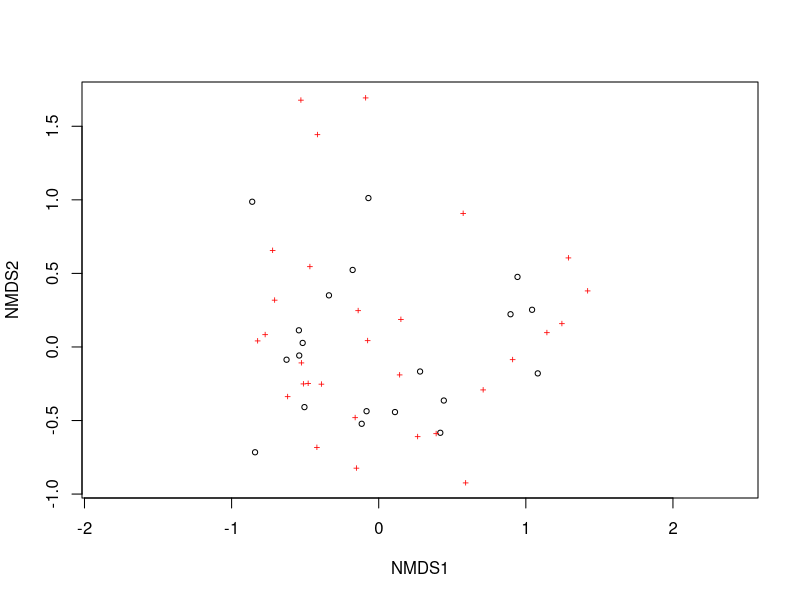
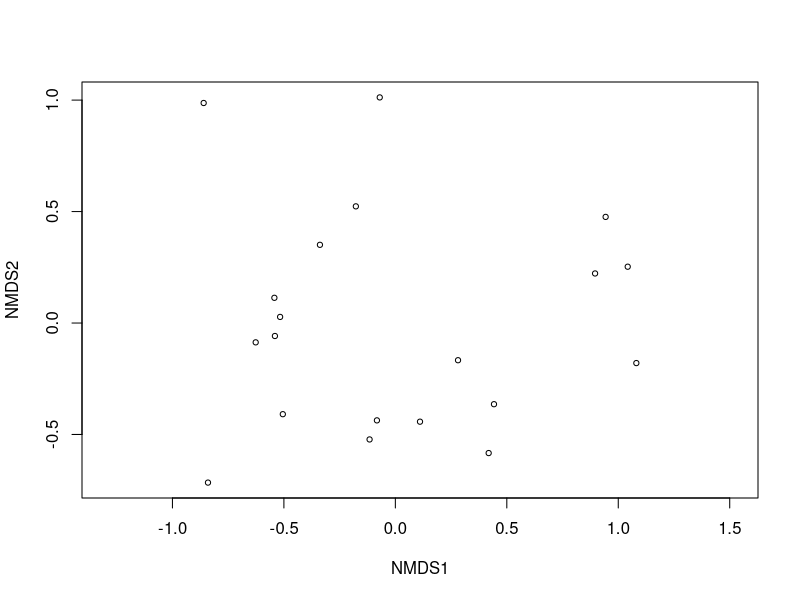
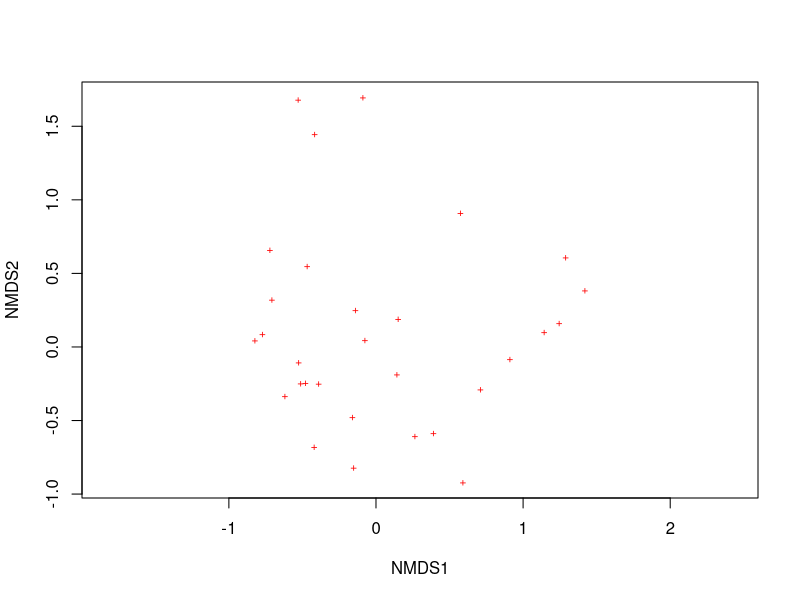
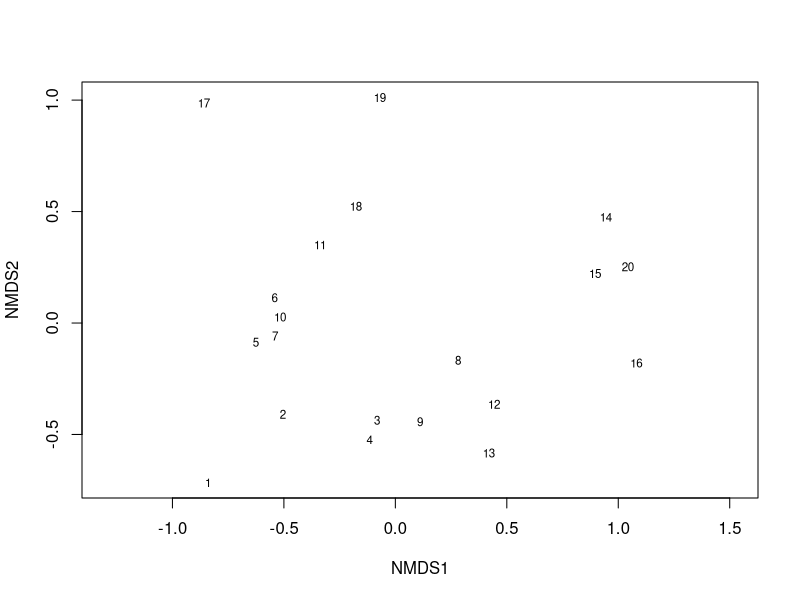
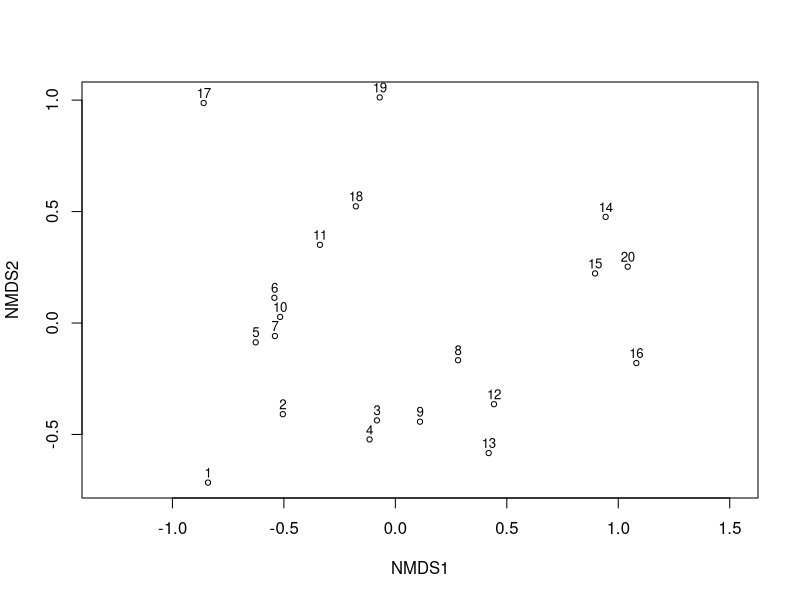
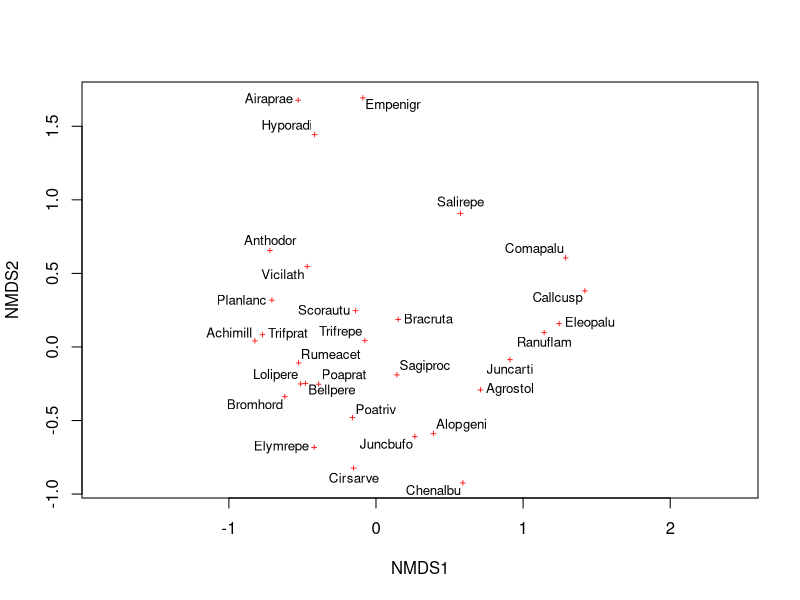
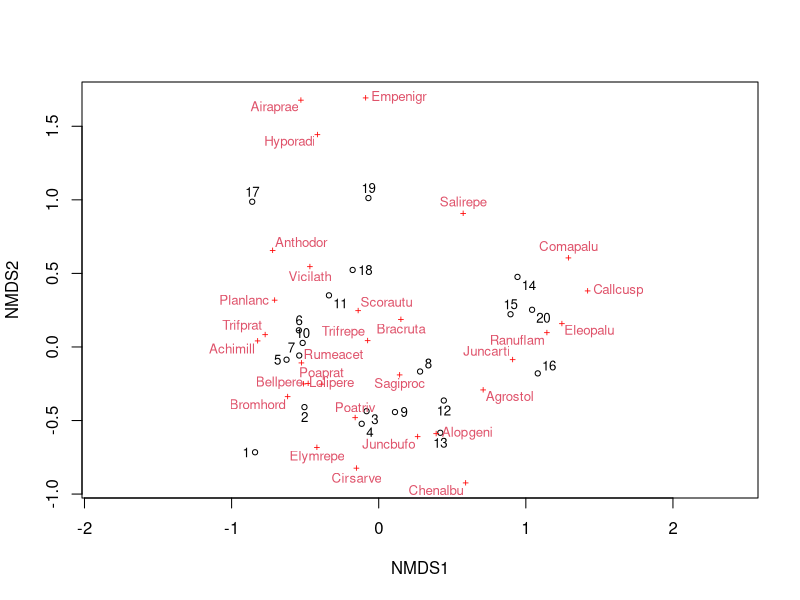
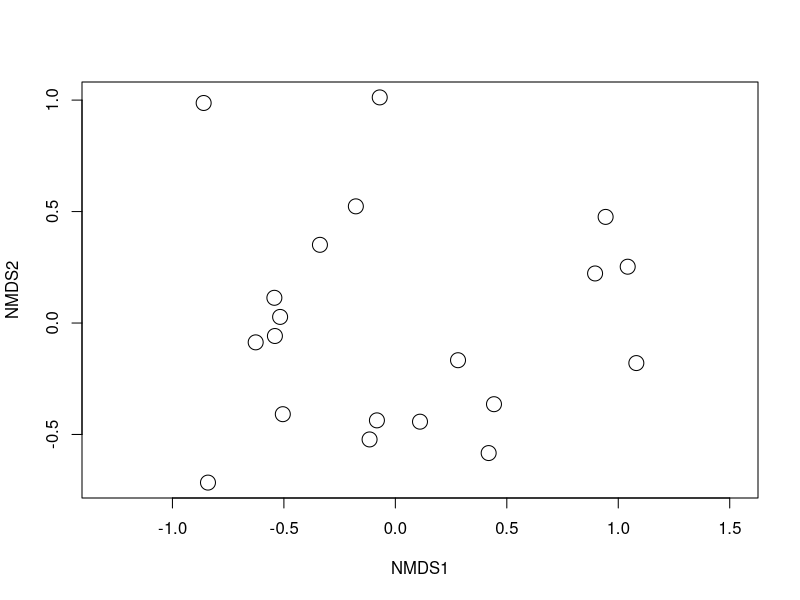

These charts were generated, in order, by the following R code:
## ---- chunk 1
knitr::opts_chunk$set(comment = "", cache = TRUE, crop = TRUE)
knitr::knit_hooks$set(crop = knitr::hook_pdfcrop)
## ---- chunk 2
library("vegan")
data(dune)
data(dune.env)
## ---- chunk 3
dim(dune)
head(dune[,1:10], n=3)
## ---- chunk 4
head(dune.env, n=3)
summary(dune.env)
## ---- chunk 5
dune.bray.ord <- metaMDS(dune, distance = "bray", k = 2, trymax = 50)
## ---- chunk 6
plot(dune.bray.ord)
## ---- chunk 7
plot(dune.bray.ord, display = "sites")
## ---- chunk 8
plot(dune.bray.ord, display = "species")
## ---- chunk 9
plot(dune.bray.ord, display = "sites", type = "t")
## ---- chunk 10
plot(dune.bray.ord, display = "sites")
set.seed(314) ## make reproducible
ordipointlabel(dune.bray.ord, display = "sites", scaling = 3, add = TRUE)
## ---- chunk 11
plot(dune.bray.ord, display = "species")
set.seed(314) ## make reproducible
ordipointlabel(dune.bray.ord, display = "species", scaling = 3, add = TRUE)
## ---- chunk 12
plot(dune.bray.ord)
set.seed(314) ## make reproducible
ordipointlabel(dune.bray.ord, scaling = 3, add = TRUE)
## ---- chunk 13
plot(dune.bray.ord, display = "sites", cex=2)
## ---- chunk 14
colors.vec <- c("red", "blue", "orange", "grey")
plot(dune.bray.ord, display = "sites", type = "n")
points(dune.bray.ord, display = "sites", cex=2, pch = 21, 
       col = colors.vec[dune.env$Management], 
       bg = colors.vec[dune.env$Management])
legend("topright", legend = levels(dune.env$Management), bty = "n",
                      col = colors.vec, pch = 21, pt.bg = colors.vec)
## ---- chunk 15
par(mar = rep(0,4))
plot(c(-1, 26), 0:1, type = "n", axes = FALSE)
text(0:25, 0.4, 0:25, cex = 1.5)
points(0:25, rep(0.3, 26), pch = 0:25, bg = "grey", cex = 2)
## ---- chunk 16
shapes.vec <- c(21, 22, 24)
plot(dune.bray.ord, display = "sites", type = "n")
points(dune.bray.ord, display = "sites", cex=2, bg = "black", 
       pch = shapes.vec[dune.env$Use])
legend("topright", legend = levels(dune.env$Use), bty = "n",
                      col = "black", pch = shapes.vec, pt.bg = "black")
## ---- chunk 17
colors.vec <- c("red", "blue", "orange", "grey")
shapes.vec <- c(21, 22, 24)
plot(dune.bray.ord, display = "sites", type = "n")
points(dune.bray.ord, display = "sites", cex=2, 
       pch = shapes.vec[dune.env$Use], 
       col = colors.vec[dune.env$Management], 
       bg = colors.vec[dune.env$Management])
legend("topright", legend = levels(dune.env$Management), bty = "n",
                      col = colors.vec, pch = 21, pt.bg = colors.vec)
legend(1.4,1.05, legend = levels(dune.env$Use), bty = "n",
                      col = "black", pch = shapes.vec, pt.bg = "black")
## ---- chunk 18
# Just points
plot(dune.bray.ord, display = "sites", cex=2)
## ---- chunk 19
plot(dune.bray.ord, display = "sites", cex=2)
ordihull(dune.bray.ord,groups = dune.env$Management, label = TRUE)
## ---- chunk 20
plot(dune.bray.ord, display = "sites", cex=2)
ordihull(dune.bray.ord,groups = dune.env$Management, label = TRUE, col = "blue")
## ---- chunk 21
plot(dune.bray.ord, display = "sites", cex=2)
ordihull(dune.bray.ord,groups = dune.env$Management, label = TRUE, col = "blue")
ordispider(dune.bray.ord,groups = dune.env$Management, label = TRUE)
## ---- chunk 22
# Plot first, then add layers
plot(dune.bray.ord, display = "sites", cex=2)
## ---- chunk 23
plot(dune.bray.ord, display = "sites", cex=2)
ordispider(dune.bray.ord,groups = dune.env$Management, label = TRUE)
## ---- chunk 24
plot(dune.bray.ord, type = "n")
## ---- chunk 25
plot(dune.bray.ord, type = "n")
points(dune.bray.ord,display = "sites", cex = 2)
## ---- chunk 26
plot(dune.bray.ord, display = "sites", type = "n")
## ---- chunk 27
plot(dune.bray.ord, display = "sites", type = "n")
points(dune.bray.ord, display = "sites", cex = 2)
## ---- chunk 28
plot(dune.bray.ord, display = "sites", type = "n")
points(dune.bray.ord,display = "sites", cex = 2)
ordispider(dune.bray.ord,groups = dune.env$Management, label = TRUE)
## ---- chunk 29
plot(dune.bray.ord, display = "sites", type = "n")
points(dune.bray.ord, display = "sites", cex = 2)
ordiellipse(dune.bray.ord,groups = dune.env$Management, label = TRUE)
## ---- chunk 30
plot(dune.bray.ord, display = "sites", type = "n")
points(dune.bray.ord,display = "sites", cex = 2)
ordisurf(dune.bray.ord,dune.env$A1, add = TRUE)
## ---- chunk 31
dune.bray.ord.A1.fit <- envfit(dune.bray.ord ~ dune.env$A1, permutations = 1000)
dune.bray.ord.A1.fit
## ---- chunk 32
plot(dune.bray.ord, display = "sites", type = "n")
points(dune.bray.ord,display = "sites", cex = 2)
plot(dune.bray.ord.A1.fit, add = TRUE)
ordisurf(dune.bray.ord,dune.env$A1, add = TRUE)
